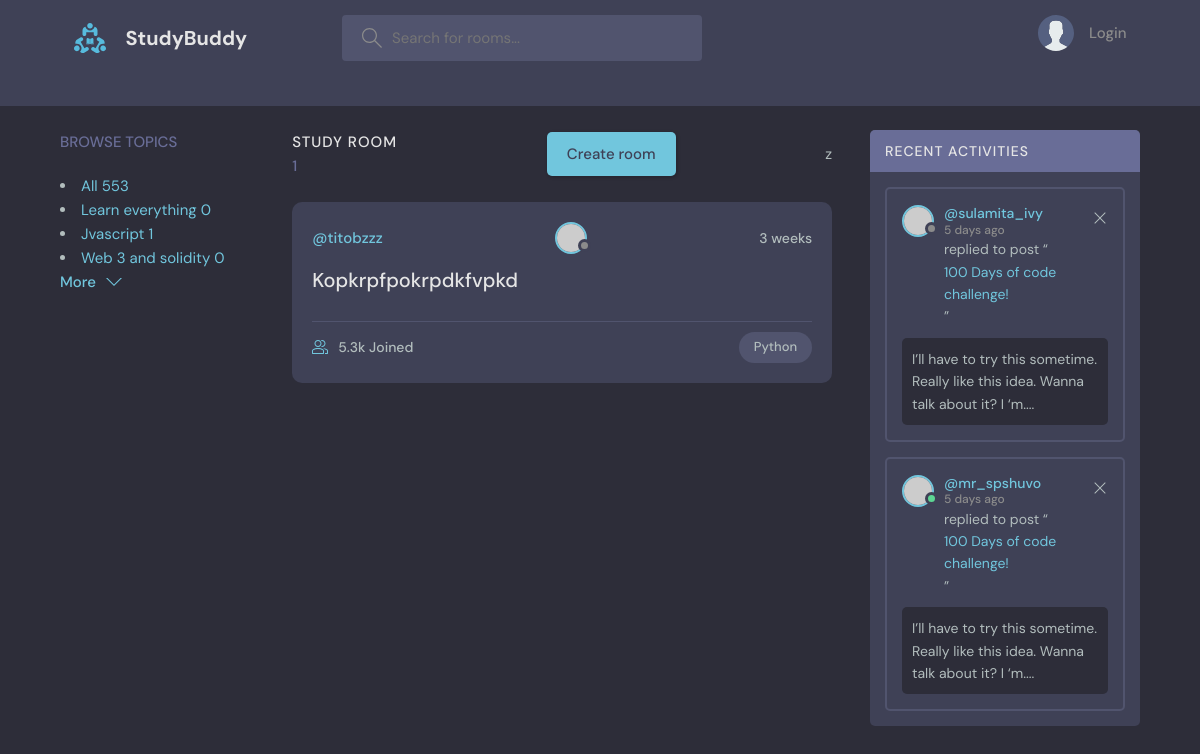
Before: / with the older database file.
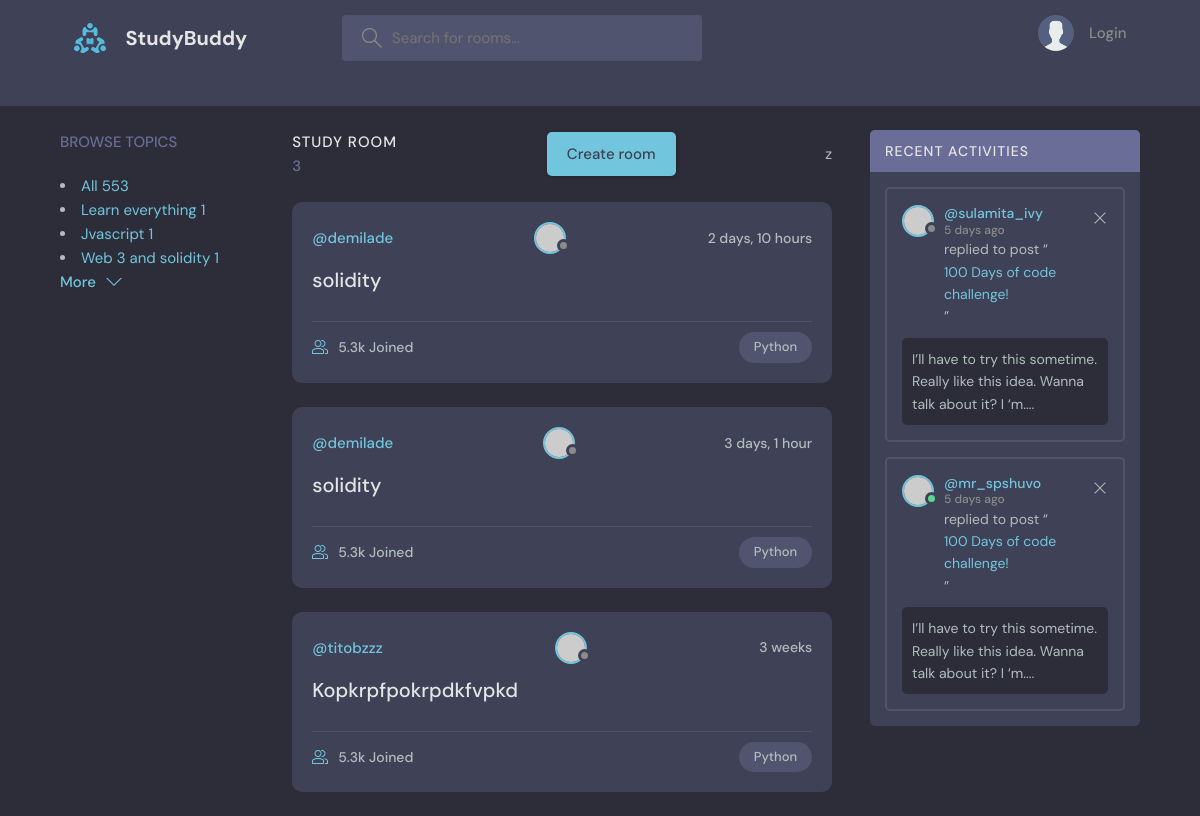
After: the same page with the newer database file.
### base/models.py (models this page shows, shortened)
class Topic(models.Model):
    name = models.CharField(max_length=200)

class Room(models.Model):
    host = models.ForeignKey(User, on_delete=models.SET_NULL, null=True)
    topic =  models.ForeignKey(Topic, on_delete=models.SET_NULL, null=True)
    name = models.CharField(max_length=200)
    description = models.TextField(null= True, blank= True)
    participants = models.ManyToManyField(User, related_name='participant', blank=True)
    updated = models.DateTimeField(auto_now = True)
    created = models.DateTimeField(auto_now_add=True)
    class Meta:
        ordering = ['-updated','-created']

### base/views.py (the view)
# urls.py: path('', views.home, name="home"),
def home(request):
    q = request.GET.get('q') if request.GET.get('q') != None else ''
    rooms = Room.objects.filter(
        Q(topic__name__icontains=q) |
        Q(name__icontains=q)  |
        Q(description__icontains=q) )
    topics = Topic.objects.all()
    room_count = rooms.count()
    room_messages = Message.objects.filter(Q(room__topic__name__icontains=q))
    context={
        'rooms' : rooms,
        'topics':topics,
        'room_count':room_count,
        'room_messages':room_messages
        }
    return render(request,'base/home.html', context )

### base/templates/base/home.html (shortened to what this page needs)
{% extends 'main.html' %}
{% block content %}
<main class="header header--loggedIn">
      </div>
    <main class="layout layout--3">
      <div class="container">
        {% include 'base/topic_component.html' %}
        <div class="roomList">
          <div class="roomList__header">
            <div>
              <h2>Study Room</h2>
              <p>{{rooms.count}}</p>
            </div>
            <a class="btn btn--main"  href="{% url 'createRoom' %}" >Create room</a>
        z
          </div>
          {% include 'base/feed_component.html' %}
        </div>
        <div class="activities">
          <div class="activities__header">
            <h2>Recent Activities</h2>
          </div>
          <div class="activities__box">
            <div class="activities__boxHeader roomListRoom__header">
              <a href="profile.html" class="roomListRoom__author">
                <div class="avatar avatar--small">
                  <img src="https://randomuser.me/api/portraits/women/11.jpg" />
                </div>
                <p>
                  @sulamita_ivy
                  <span>5 days ago</span>
                </p>
              </a>
              <div class="roomListRoom__actions">
                <a href="#">
                  <svg version="1.1" xmlns="http://www.w3.org/2000/svg" width="32" height="32" viewBox="0 0 32 32">
                    <title>remove</title>
                    <path
                      d="M27.314 6.019l-1.333-1.333-9.98 9.981-9.981-9.981-1.333 1.333 9.981 9.981-9.981 9.98 1.333 1.333 9.981-9.98 9.98 9.98 1.333-1.333-9.98-9.98 9.98-9.981z"
                    ></path>
                  </svg>
                </a>
              </div>
            </div>
            <div class="activities__boxContent">
              <p>replied to post “<a href="room.html">100 Days of code challenge!</a>”</p>
              <div class="activities__boxRoomContent">
                I’ll have to try this sometime. Really like this idea. Wanna talk about it? I ‘m....
              </div>
            </div>
          </div>
          <div class="activities__box">
            <div class="activities__boxHeader roomListRoom__header">
              <a href="profile.html" class="roomListRoom__author">
                <div class="avatar avatar--small active">
                  <img src="https://randomuser.me/api/portraits/men/13.jpg" />
                </div>
                <p>
                  @mr_spshuvo
                  <span>5 days ago</span>
                </p>
              </a>
              <div class="roomListRoom__actions">
                <a href="#">
                  <svg version="1.1" xmlns="http://www.w3.org/2000/svg" width="32" height="32" viewBox="0 0 32 32">
                    <title>remove</title>
                    <path
                      d="M27.314 6.019l-1.333-1.333-9.98 9.981-9.981-9.981-1.333 1.333 9.981 9.981-9.981 9.98 1.333 1.333 9.981-9.98 9.98 9.98 1.333-1.333-9.98-9.98 9.98-9.981z"
                    ></path>
                  </svg>
                </a>
              </div>
            </div>
            <div class="activities__boxContent">
              <p>replied to post “<a href="room.html">100 Days of code challenge!</a>”</p>
              <div class="activities__boxRoomContent">
                I’ll have to try this sometime. Really like this idea. Wanna talk about it? I ‘m....
              </div>
            </div>
          </div>
        </div>
      </div>
    </main>
{%  endblock content%}

### base/templates/base/topic_component.html (shortened to what this page needs)
<div class="topics">
    <div class="topics__header">
      <h2>Browse Topics</h2>
    </div>
                    <li>
                    <a href="{% url 'home' %}" class="active">All <span>553</span></a>
                 </li>
            {% for topic in topics %}
                  <li>
                    <a href="{% url 'home'  %}?q={{topic.name}}">{{topic.name}}  <span>{{topic.room_set.all.count}}</span> </a>
                  </li>
            {% endfor %}
            <a class="btn btn--link" href="topics.html">
                  More
                  <svg version="1.1" xmlns="http://www.w3.org/2000/svg" width="32" height="32" viewBox="0 0 32 32">
                    <title>chevron-down</title>
                    <path d="M16 21l-13-13h-3l16 16 16-16h-3l-13 13z"></path>
                  </svg>
                </a>
              </div>

### base/templates/base/feed_component.html (shortened to what this page needs)
            {% for room in rooms %}
            <div class="roomListRoom">
                <div class="roomListRoom__header">
                  <a  href="{% url 'userProfile' room.host.id %}" class="roomListRoom__author">@{{room.host.username}}</a>
                                  <div class="avatar avatar--small">
                      <img src="https://randomuser.me/api/portraits/women/11.jpg" />
                    </div>
                  <div class="roomListRoom__actions">
                    <span>{{room.created|timesince}}</span>
                  </div>
                </div>
                <div class="roomListRoom__content">
                  <a href="{% url 'room' room.id %}">{{room.name}}</a>
                </div>
                <div class="roomListRoom__meta">
                  <a href="room.html" class="roomListRoom__joined">
                    5.3k Joined
                  </a>
                  <p class="roomListRoom__topic">Python</p>
                </div>
              </div>
              {% endfor %}

Changed rows visible on the page:
computed for Topic "Learn everything": room_set.all.count "0" → "1"
computed for Topic "Web 3 and solidity": room_set.all.count "0" → "1"
added Room: host.username "demilade", created "2 days, 10 hours", name "solidity"
added Room: host.username "demilade", created "3 days, 1 hour", name "solidity"
Other visible differences:
{{ rooms.count }}: "1" → "3"
